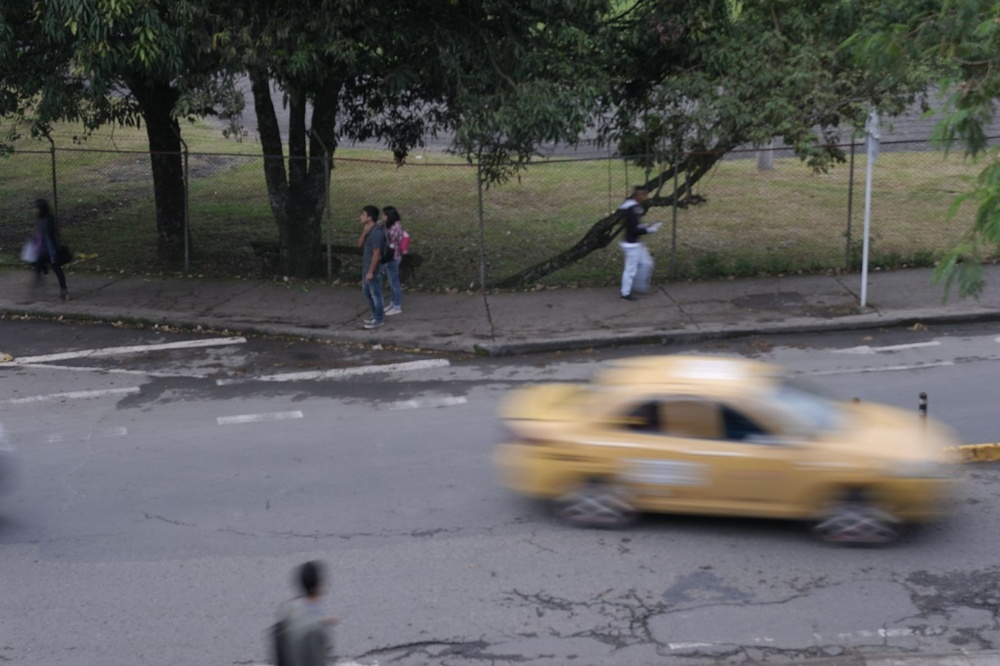
#> input picture Ejercicios/Punto_3/Punto_3.jpeg, 1000 x 666 px, shrunk from 1630 x 1085 before the run
$ python rgb.py
#> lines starting #> are read from the running program, lines starting #| are printed output that depends on the picture
import cv2
import numpy as np
import matplotlib.pyplot as plt
import os


"""Este código genera imágenes RGB, escala de grises,
imagen inversa para tener diversos puntos de visualización del primer problema, en este caso de la imagen 40"""


# Obtener la ruta del directorio actual
script_dir = os.path.dirname(os.path.abspath(__file__))

# Ruta relativa de la imagen
image_path = os.path.join(script_dir, 'Punto_3.jpeg')

# Verificar si la imagen existe en la ruta especificada
if os.path.isfile(image_path):
    # Cargar la imagen en color (BGR)
    original_image = cv2.imread(image_path)
#> original_image is the input picture: shape (666, 1000, 3); mean B, G, R 93, 93.5, 93.7

    # Convertir la imagen a escala de grises
    gray_image = cv2.cvtColor(original_image, cv2.COLOR_BGR2GRAY)
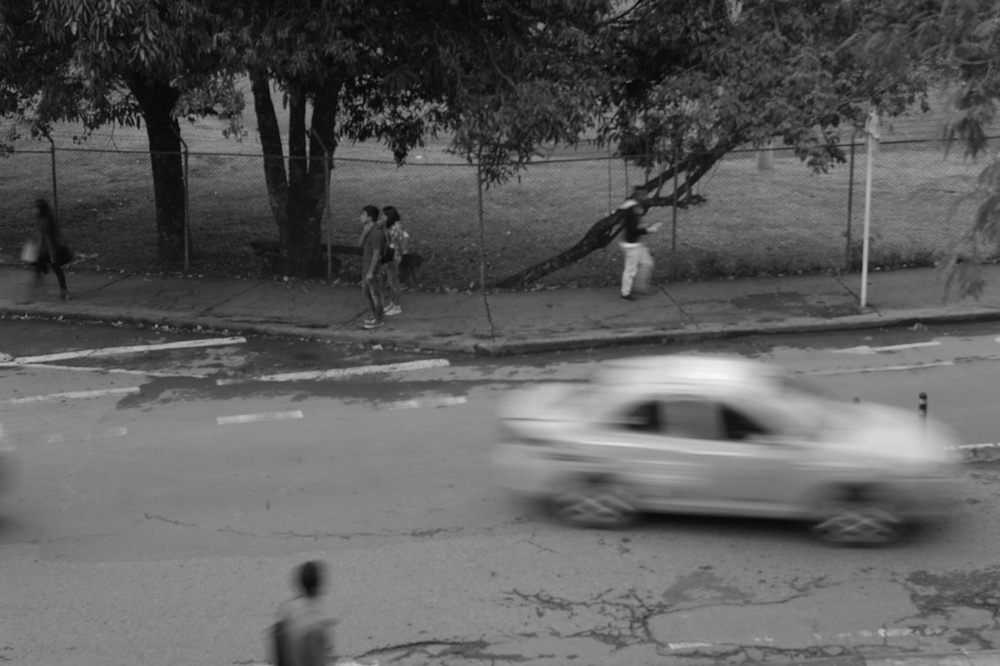
#> gray_image: shape (666, 1000); min 4, max 247, mean 93.5

    # Encontrar contornos en la imagen
    contours, _ = cv2.findContours(gray_image, cv2.RETR_EXTERNAL, cv2.CHAIN_APPROX_SIMPLE)
#> contours = [[[0, 0], [0, 665], [999, 665], [999, 0]]]

    # Dibujar los contornos en la imagen original
    contoured_image = cv2.drawContours(original_image.copy(), contours, -1, (0, 255, 0), 2)

    # Separar los canales de color
    b, g, r = cv2.split(original_image)
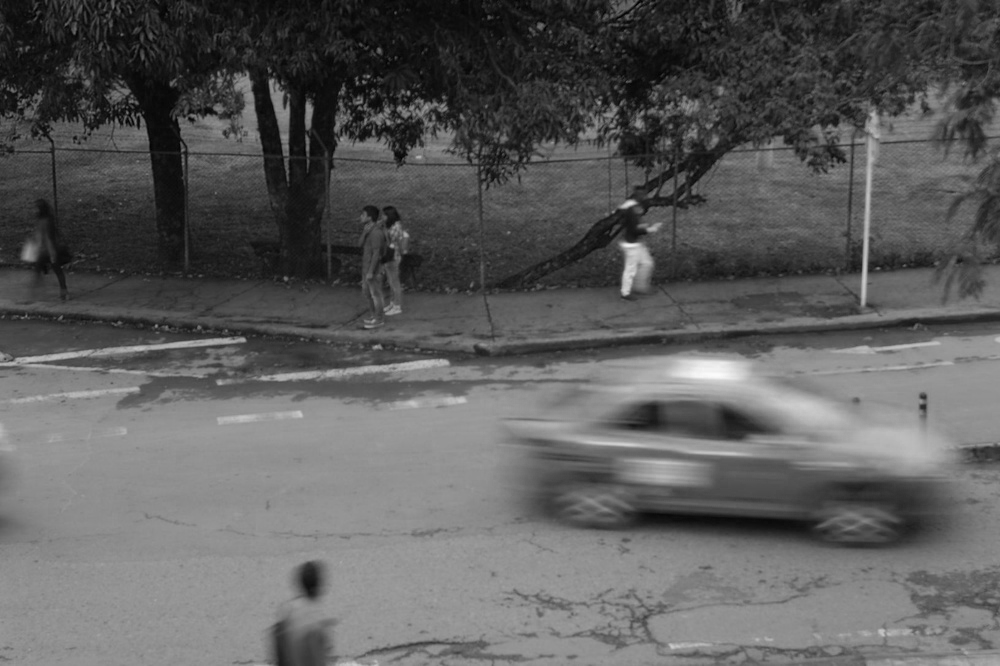
#> b: shape (666, 1000); min 0, max 251, mean 93
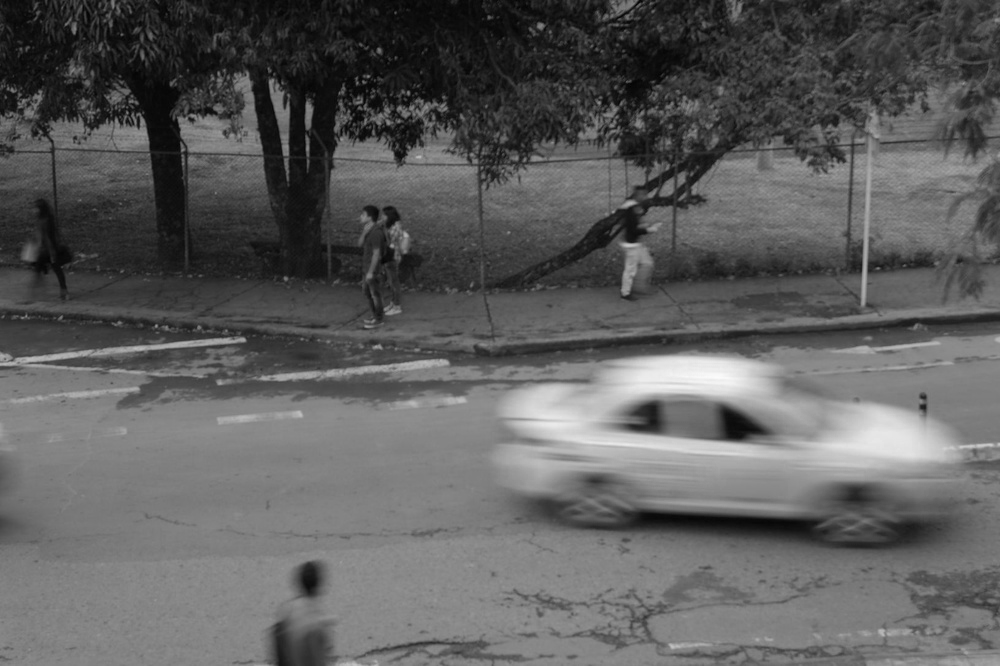
#> r: shape (666, 1000); min 1, max 251, mean 93.7

    # Mostrar la imagen original, sus componentes RGB y escala de grises
    fig, axes = plt.subplots(2, 3, figsize=(12, 8))

    # Mostrar la imagen original
    axes[0, 0].imshow(cv2.cvtColor(original_image, cv2.COLOR_BGR2RGB))
    axes[0, 0].set_title('Imagen Original')
    axes[0, 0].axis('off')

    # Mostrar el componente Rojo (R)
    axes[0, 1].imshow(r, cmap='Reds')
    axes[0, 1].set_title('Componente Rojo (R)')
    axes[0, 1].axis('off')

    # Mostrar el componente Verde (G)
    axes[0, 2].imshow(g, cmap='Greens')
    axes[0, 2].set_title('Componente Verde (G)')
    axes[0, 2].axis('off')

    # Mostrar el componente Azul (B)
    axes[1, 0].imshow(b, cmap='Blues')
    axes[1, 0].set_title('Componente Azul (B)')
    axes[1, 0].axis('off')

    # Mostrar la imagen en escala de grises
    axes[1, 1].imshow(gray_image, cmap='gray')
    axes[1, 1].set_title('Escala de Grises')
    axes[1, 1].axis('off')


    # Ruta relativa de la imagen
    image_path2 = os.path.join(script_dir, 'Punto_3.jpeg')


    # Cargar la imagen usando OpenCV
    img_gray = cv2.imread(image_path2, cv2.IMREAD_GRAYSCALE)

    img_inverted=255-img_gray
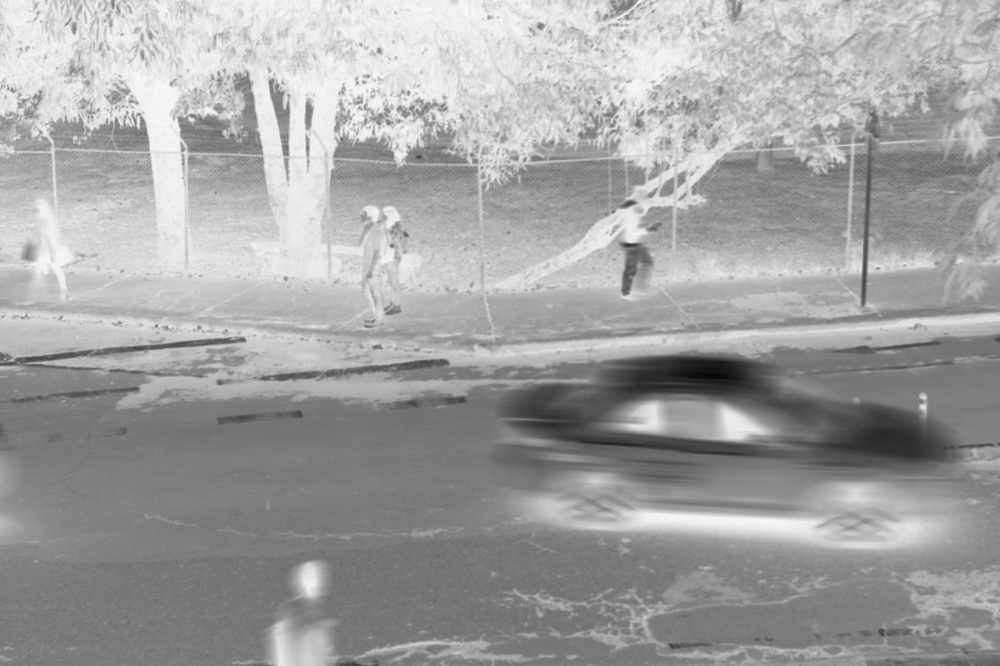
#> img_inverted: shape (666, 1000); min 8, max 251, mean 161.5

    # Mostrar la imagen en escala de grises
    axes[1, 2].imshow(img_inverted, cmap='gray')  # Utiliza cmap='gray' para mostrar la imagen en escala de grises
    axes[1, 2].set_title('Imagen negativa')
    axes[1, 2].axis('off')


    # Ajustar el espaciado entre subplots
    plt.tight_layout(pad=1.0)

    # Mostrar las imágenes
    plt.show()
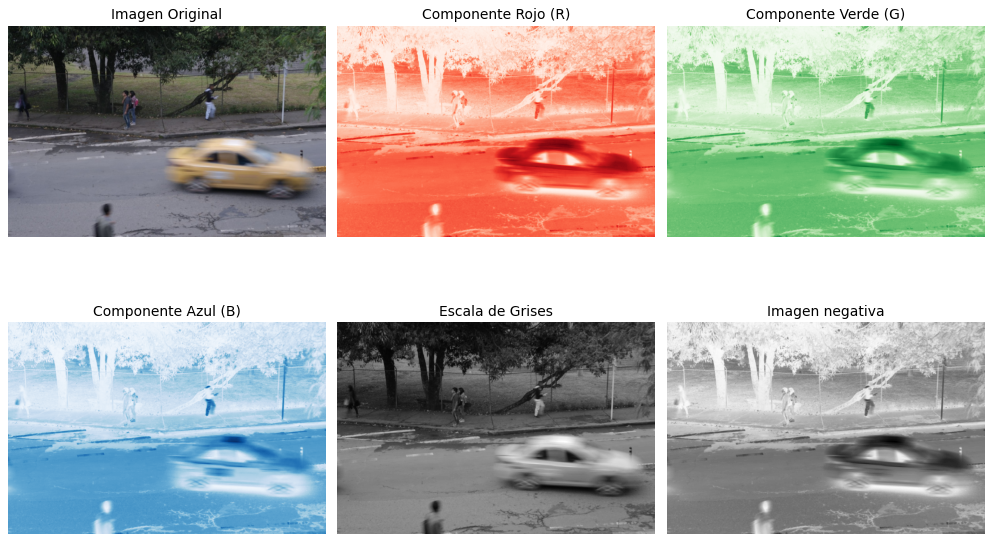
#> figure drawn by matplotlib, 6 panels
else:
    print("La imagen no se encontró en la ruta especificada")
